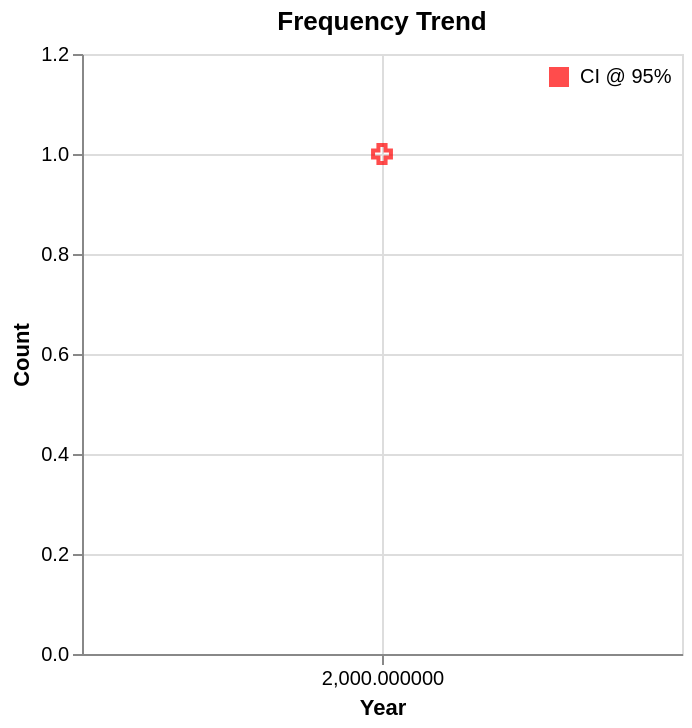

Express this chart as Vega-Lite.
### Vega-Lite specification from a JSON file in a GitHub repository (floating-point values rounded to 4 significant figures)
{"$schema": "https://vega.github.io/schema/vega-lite/v6.json", "description": "Poisson GLM trend with confidence intervals", "width": "container", "height": "container", "title": "Frequency Trend", "layer": [{"data": {"values": [{"year": 2000, "lower": 0.3, "upper": 1.2}]}, "transform": [{"calculate": "'CI @ 95%'", "as": "legend"}], "mark": {"type": "area", "opacity": 0.15}, "encoding": {"x": {"field": "year", "type": "quantitative", "title": "Year", "scale": {"zero": false}}, "y": {"field": "lower", "type": "quantitative", "title": "Count"}, "y2": {"field": "upper"}, "color": {"field": "legend", "type": "nominal", "scale": {"range": ["red"]}, "legend": {"symbolType": "square", "symbolOpacity": 0.15, "title": null}}}}, {"data": {"values": [{"year": 2000, "lower": 0.3}]}, "mark": {"type": "line", "strokeWidth": 2, "strokeDash": [6, 4], "color": "red"}, "encoding": {"x": {"field": "year", "type": "quantitative"}, "y": {"field": "lower", "type": "quantitative"}}}, {"data": {"values": [{"year": 2000, "upper": 1.2}]}, "mark": {"type": "line", "strokeWidth": 2, "strokeDash": [6, 4], "color": "red"}, "encoding": {"x": {"field": "year", "type": "quantitative"}, "y": {"field": "upper", "type": "quantitative", "title": "Count"}}}, {"data": {"values": [{"year": 2000, "fit": 0.7}]}, "transform": [{"calculate": "'Fit'", "as": "legend"}], "mark": {"type": "line", "strokeWidth": 2.5, "tooltip": true}, "encoding": {"x": {"field": "year", "type": "quantitative"}, "y": {"field": "fit", "type": "quantitative"}, "stroke": {"field": "legend", "type": "nominal", "scale": {"range": ["red"]}, "legend": {"symbolType": "stroke", "symbolStrokeWidth": 2.5, "title": null}}}}, {"data": {"values": [{"year": 2000, "count": 1}]}, "transform": [{"calculate": "'Observation'", "as": "legend"}], "mark": {"type": "point", "shape": "cross", "size": 80, "strokeWidth": 2, "tooltip": true}, "encoding": {"x": {"field": "year", "type": "quantitative"}, "y": {"field": "count", "type": "quantitative"}, "stroke": {"field": "legend", "type": "nominal", "scale": {"range": ["steelblue"]}, "legend": {"symbolType": "cross", "symbolStrokeWidth": 2, "title": null}}}}], "config": {"legend": {"orient": "top-right", "offset": 5}}}
